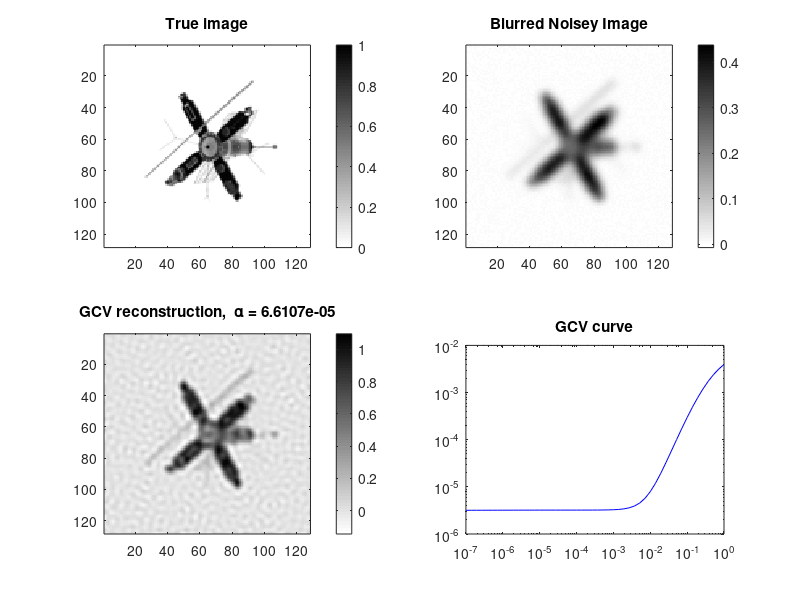

MATLAB code to generate this figure:
%  
%  2d image deblurring inverse problem with separable kernel.
%
clear all, close all
load satellite
[nx,ny] = size(x_true);
x_true = x_true/max(x_true(:));
n = nx*ny;
h = 1/nx;
t = [h/2:h:1-h/2]';
sig = .02; %%%input(' Kernel width sigma = ');
kernel1 = (1/2/sqrt(pi)/sig) * exp(-(t-h/2).^2/2/sig^2);
kernel2 = kernel1;
A1 = toeplitz(kernel1)*h;
A2 = toeplitz(kernel2)*h;

Ax = (A1*x_true)*A2';
err_lev = 2; %%%input(' Percent error in data = ');
sigma = err_lev/100 * norm(Ax(:)) / sqrt(n);
rng(0)
eta =  sigma * randn(nx,ny);
b = Ax + eta;
%figure(1) 
%  imagesc(x_true), colorbar, colormap(1-gray)
%figure(2)
%  imagesc(b), colorbar, colormap(1-gray)
%figure(3)
%  imagesc((A1\b)/A2), colorbar, colormap(1-gray)

% SVD analysis
[U1,S1,V1] = svd(A1);
[U2,S2,V2] = svd(A2);
dS1 = diag(S1);
dS2 = diag(S2);
dS1dS2 = dS2*dS1';
Utb = (U1'*b)*U2;

% Find the UPRE choice for alpha (see Section 2.2) and plot the
% reconstruction
alpha_flag =1;% input(' Enter 1 for UPRE and 2 for DP regularization parameter selection. ');
if alpha_flag == 1
    RegParam_fn = @(a) a^2*sum(sum((Utb.^2)./(dS1dS2.^2+a).^2))+2*sigma^2*sum(sum(dS1dS2.^2./(dS1dS2.^2+a)));
elseif alpha_flag == 2
    RegParam_fn = @(a) (a^2*sum(sum((Utb.^2)./(dS1dS2.^2+a).^2))-n*sigma^2)^2;
end
gcv_fn = @(a) a^2*sum(Utb(:).^2./(dS1dS2(:)+a).^2)/(n-sum(dS1dS2(:)./(dS1dS2(:)+a)));
gcv_alpha = fminbnd(gcv_fn,0,1);

alpha = fminbnd(RegParam_fn,0,1);
xalpha = V1*((dS1dS2./(dS1dS2.^2+alpha)).*Utb)*V2';

gcv_sol = V1*((dS1dS2./(dS1dS2.^2+gcv_alpha)).*Utb)*V2';


%figure(4)
%  imagesc(xalpha), colorbar, colormap(1-gray)

aa = logspace(-7,0);
figure(1)
  subplot(2,2,1), imagesc(x_true), colorbar, colormap(1-gray), title('True image')
  subplot(2,2,2), imagesc(b), colorbar, colormap(1-gray),title('Blurred Noisey Image')
  subplot(2,2,3), imagesc(gcv_sol), colorbar, colormap(1-gray), title(sprintf('GCV reconstruction,  \\alpha = %.4e',gcv_alpha))
  subplot(2,2,4), loglog(aa,arrayfun(gcv_fn,aa),'b-'), xlim([aa(1),aa(end)]), title('GCV curve')

%set(gcf, 'PaperPosition', [0 0 5 5]); %Position plot at left hand corner with width 5 and height 5.
%set(gcf, 'PaperSize', []); %Set the paper to have width 5 and height 5.
saveas(gcf, 'images', 'pdf') %Save figure
